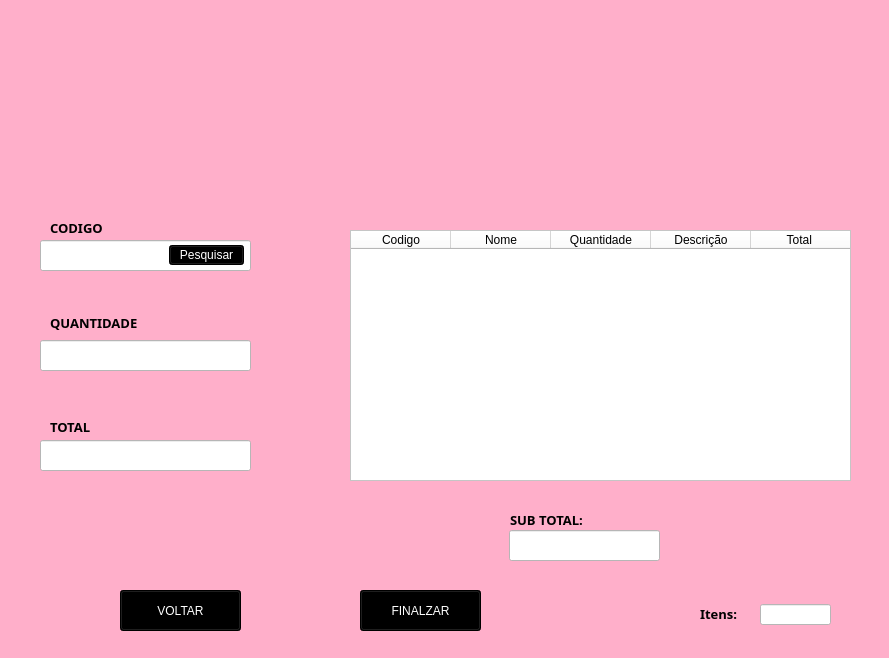
<?xml version="1.0" encoding="UTF-8"?>
<ui version="4.0">
 <class>Form</class>
 <widget class="QWidget" name="Form">
  <property name="geometry">
   <rect>
    <x>0</x>
    <y>0</y>
    <width>889</width>
    <height>658</height>
   </rect>
  </property>
  <property name="windowTitle">
   <string>Tela de Vnedas</string>
  </property>
  <property name="windowIcon">
   <iconset>
    <normaloff>diamond-removebg-preview.png</normaloff>diamond-removebg-preview.png</iconset>
  </property>
  <property name="styleSheet">
   <string notr="true">background-color: rgb(255, 175, 202);</string>
  </property>
  <widget class="QLineEdit" name="cod_vendas">
   <property name="geometry">
    <rect>
     <x>40</x>
     <y>240</y>
     <width>211</width>
     <height>31</height>
    </rect>
   </property>
   <property name="styleSheet">
    <string notr="true">background-color: rgb(255, 255, 255);</string>
   </property>
   <property name="text">
    <string/>
   </property>
  </widget>
  <widget class="QLineEdit" name="total_vendas">
   <property name="geometry">
    <rect>
     <x>40</x>
     <y>440</y>
     <width>211</width>
     <height>31</height>
    </rect>
   </property>
   <property name="styleSheet">
    <string notr="true">background-color: rgb(255, 255, 255);</string>
   </property>
  </widget>
  <widget class="QLineEdit" name="qtd_vendas">
   <property name="geometry">
    <rect>
     <x>40</x>
     <y>340</y>
     <width>211</width>
     <height>31</height>
    </rect>
   </property>
   <property name="styleSheet">
    <string notr="true">background-color: rgb(255, 255, 255);</string>
   </property>
  </widget>
  <widget class="QLabel" name="label">
   <property name="geometry">
    <rect>
     <x>50</x>
     <y>220</y>
     <width>71</width>
     <height>16</height>
    </rect>
   </property>
   <property name="font">
    <font>
     <family>Arial Black</family>
     <pointsize>10</pointsize>
     <weight>75</weight>
     <bold>true</bold>
    </font>
   </property>
   <property name="text">
    <string>CODIGO</string>
   </property>
  </widget>
  <widget class="QLabel" name="label_2">
   <property name="geometry">
    <rect>
     <x>50</x>
     <y>313</y>
     <width>101</width>
     <height>20</height>
    </rect>
   </property>
   <property name="font">
    <font>
     <family>Arial Black</family>
     <pointsize>10</pointsize>
     <weight>75</weight>
     <bold>true</bold>
    </font>
   </property>
   <property name="text">
    <string>QUANTIDADE</string>
   </property>
  </widget>
  <widget class="QLabel" name="label_3">
   <property name="geometry">
    <rect>
     <x>50</x>
     <y>420</y>
     <width>47</width>
     <height>13</height>
    </rect>
   </property>
   <property name="font">
    <font>
     <family>Arial Black</family>
     <pointsize>10</pointsize>
     <weight>75</weight>
     <bold>true</bold>
    </font>
   </property>
   <property name="text">
    <string>TOTAL</string>
   </property>
  </widget>
  <widget class="QLabel" name="label_4">
   <property name="geometry">
    <rect>
     <x>270</x>
     <y>10</y>
     <width>371</width>
     <height>211</height>
    </rect>
   </property>
   <property name="text">
    <string/>
   </property>
   <property name="pixmap">
    <pixmap>iMAGENs/LOGO-removebg-preview.png</pixmap>
   </property>
   <property name="scaledContents">
    <bool>true</bool>
   </property>
  </widget>
  <widget class="QLineEdit" name="sub_vendas">
   <property name="geometry">
    <rect>
     <x>509</x>
     <y>530</y>
     <width>151</width>
     <height>31</height>
    </rect>
   </property>
   <property name="styleSheet">
    <string notr="true">background-color: rgb(255, 255, 255);</string>
   </property>
  </widget>
  <widget class="QLabel" name="label_5">
   <property name="geometry">
    <rect>
     <x>510</x>
     <y>510</y>
     <width>101</width>
     <height>20</height>
    </rect>
   </property>
   <property name="font">
    <font>
     <family>Arial Black</family>
     <pointsize>10</pointsize>
     <weight>75</weight>
     <bold>true</bold>
    </font>
   </property>
   <property name="text">
    <string>SUB TOTAL:</string>
   </property>
  </widget>
  <widget class="QLineEdit" name="itens_vendas">
   <property name="geometry">
    <rect>
     <x>760</x>
     <y>604</y>
     <width>71</width>
     <height>21</height>
    </rect>
   </property>
   <property name="styleSheet">
    <string notr="true">background-color: rgb(255, 255, 255);</string>
   </property>
  </widget>
  <widget class="QLabel" name="label_6">
   <property name="geometry">
    <rect>
     <x>700</x>
     <y>604</y>
     <width>51</width>
     <height>20</height>
    </rect>
   </property>
   <property name="font">
    <font>
     <family>Arial Black</family>
     <pointsize>10</pointsize>
     <weight>75</weight>
     <bold>true</bold>
    </font>
   </property>
   <property name="text">
    <string>Itens:</string>
   </property>
  </widget>
  <widget class="QTableWidget" name="infos">
   <property name="geometry">
    <rect>
     <x>350</x>
     <y>230</y>
     <width>501</width>
     <height>251</height>
    </rect>
   </property>
   <property name="styleSheet">
    <string notr="true">background-color: rgb(255, 255, 255);</string>
   </property>
   <property name="verticalScrollBarPolicy">
    <enum>Qt::ScrollBarAlwaysOff</enum>
   </property>
   <property name="horizontalScrollBarPolicy">
    <enum>Qt::ScrollBarAlwaysOff</enum>
   </property>
   <column>
    <property name="text">
     <string>Codigo</string>
    </property>
   </column>
   <column>
    <property name="text">
     <string>Nome</string>
    </property>
   </column>
   <column>
    <property name="text">
     <string>Quantidade</string>
    </property>
   </column>
   <column>
    <property name="text">
     <string>Descrição</string>
    </property>
   </column>
   <column>
    <property name="text">
     <string>Total </string>
    </property>
   </column>
  </widget>
  <widget class="QLabel" name="label_7">
   <property name="geometry">
    <rect>
     <x>40</x>
     <y>580</y>
     <width>61</width>
     <height>51</height>
    </rect>
   </property>
   <property name="text">
    <string/>
   </property>
   <property name="pixmap">
    <pixmap>diamond-removebg-preview.png</pixmap>
   </property>
   <property name="scaledContents">
    <bool>true</bool>
   </property>
  </widget>
  <widget class="QPushButton" name="pesquisar">
   <property name="geometry">
    <rect>
     <x>169</x>
     <y>245</y>
     <width>75</width>
     <height>20</height>
    </rect>
   </property>
   <property name="styleSheet">
    <string notr="true">background-color: rgb(0, 0, 0);
color: rgb(255, 255, 255);</string>
   </property>
   <property name="text">
    <string>Pesquisar</string>
   </property>
  </widget>
  <widget class="QPushButton" name="finalizar">
   <property name="geometry">
    <rect>
     <x>360</x>
     <y>590</y>
     <width>121</width>
     <height>41</height>
    </rect>
   </property>
   <property name="styleSheet">
    <string notr="true">background-color: rgb(0, 0, 0);
color: rgb(255, 255, 255);</string>
   </property>
   <property name="text">
    <string>FINALZAR</string>
   </property>
  </widget>
  <widget class="QPushButton" name="voltar">
   <property name="geometry">
    <rect>
     <x>120</x>
     <y>590</y>
     <width>121</width>
     <height>41</height>
    </rect>
   </property>
   <property name="styleSheet">
    <string notr="true">background-color: rgb(0, 0, 0);
color: rgb(255, 255, 255);</string>
   </property>
   <property name="text">
    <string>VOLTAR</string>
   </property>
  </widget>
 </widget>
 <resources/>
 <connections/>
</ui>
